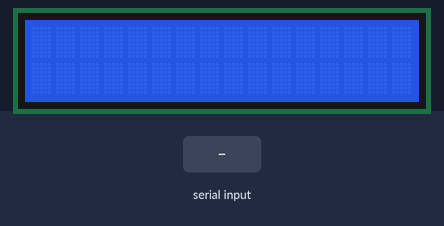
The sketch below on a simulated Arduino Uno, built with avr-gcc and run on an emulated ATmega328P. Parts: 16×2 character LCD. Inputs (shaded band) come from the test bench. What the sketch prints to the serial monitor is not drawn.

Above: at 1.2 s.
1.3 s: "1\n" received over Serial
At 2.8 s:
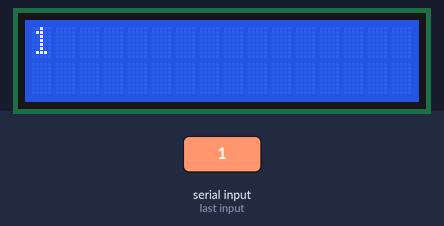
3.8 s: "0\n" received over Serial
At 5.9 s:
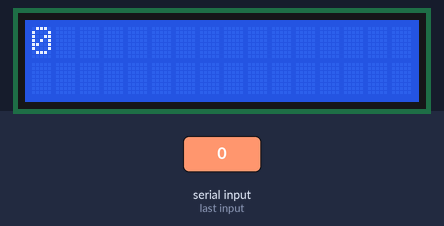
Timing chart, 0 to 7.4 s (numbered marks = the images above; inputs shaded):
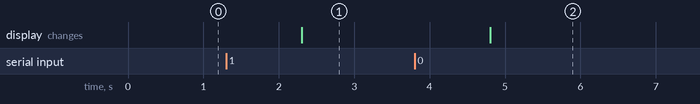

Measured:
- after the input at 1.3 s, the display: changes after 1.0 s (image 1)
- after the input at 3.8 s, the display: changes after 1.0 s (image 2)

The sketch:

serial.ino
```cpp
#include <LiquidCrystal.h>
LiquidCrystal lcd(2, 3, 4, 5, 6, 7);

void setup() {
  lcd.begin(16, 2);
  Serial.begin(9600);
}

void loop() {
  if(Serial.available() > -1) {
    String data = readSerial();
    if(data.length() > 0) {
      lcd.clear();
      lcd.setCursor(0, 0);
      lcd.print(data);
    }
  }
}
```

nodeSerial.ino
```cpp
bool readyState = false;

String readSerial() {
    String data = Serial.readString();
    data.replace("\n", "");
    data.replace("\r", "");
    if(!readyState) Serial.println("#ready"), readyState = true;
    if(data == "#ping")
      Serial.println("#pong");
    else return data;
    return "";
}
```
